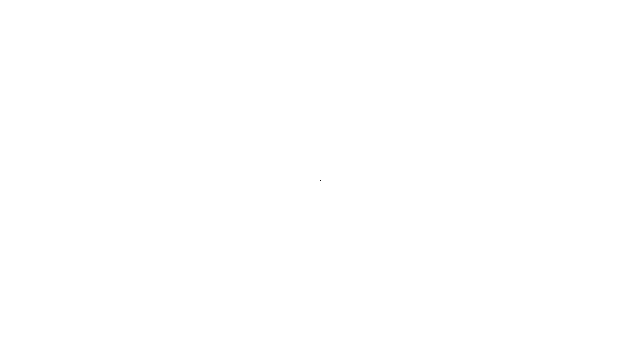
Frame 1 (no input)
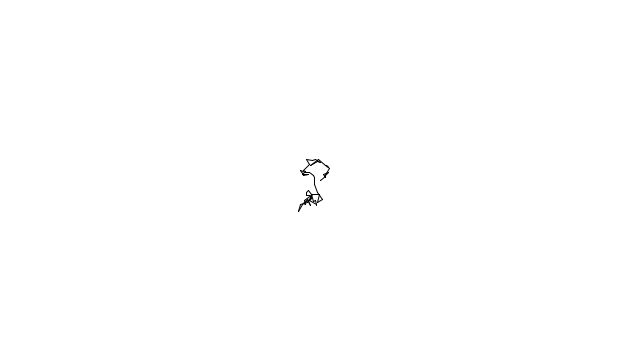
Frame 60 (the mouse pressed at the canvas centre just before this capture)
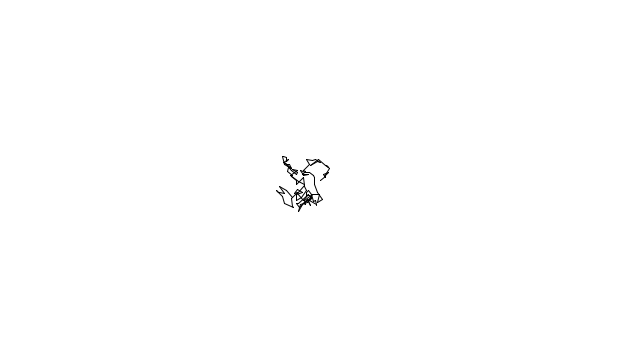
Frame 120 (the mouse held since frame 60 and released just before this capture)

The Processing sketch that drew these frames (run headless with seeded random() and noise(); from frame 60 on, the mouse is pressed at the canvas centre):

// Processing sketch: exercise_1_6
// ── exercise_1_6.pde
Walker w;

void setup() {
  size(640, 360);
  background(255);
  w = new Walker();
}

void draw() {
  w.display();
  w.step();
}
// ── Walker.pde
class Walker {
  float x;
  float y;
  float prevX;
  float prevY;

  Walker() {
    x = width / 2;
    y = height / 2;
    prevX = x;
    prevY = y;
  }

  void display() {
    stroke(0);
    point(x, y);
    line(x, y, prevX, prevY);
  }

  void step() {
    float stepSize = customRandom() * 10;

    float stepX = random(-stepSize, stepSize);
    float stepY = random(-stepSize, stepSize);
    
    prevX = x;
    prevY = y;

    x += stepX;
    y += stepY;
  }

  float customRandom() {
    while(true) {
      float r1 = random(1);
      float probability = pow(1 - r1, 10);
      float r2 = random(1);

      if(r2 < r1) {
        return r1;
      }
    }
  }
}
